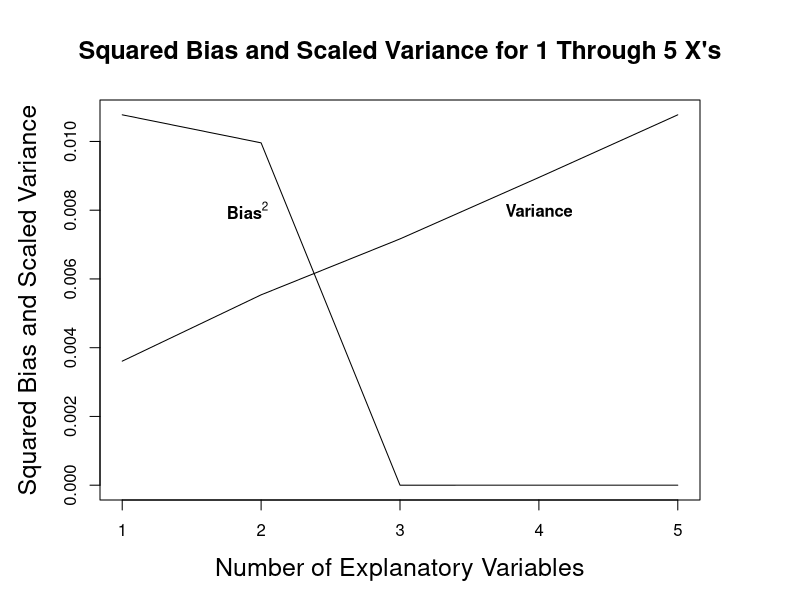
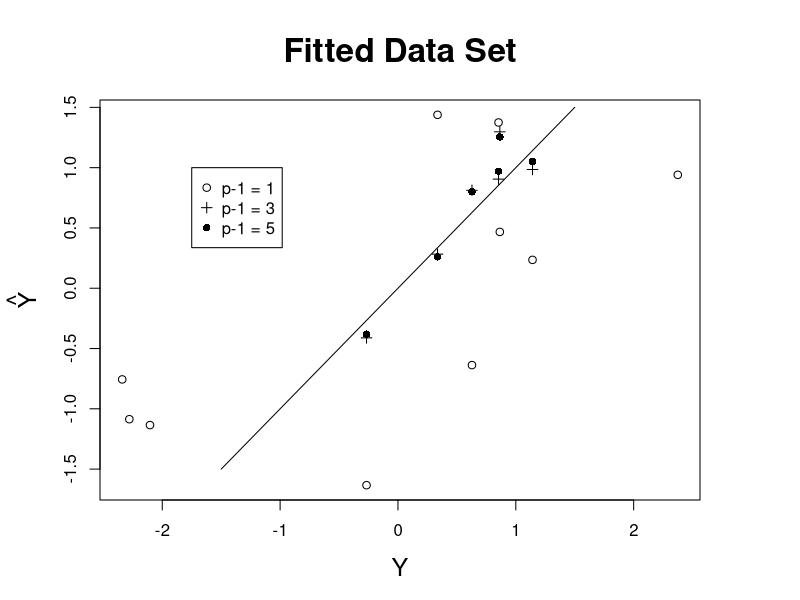
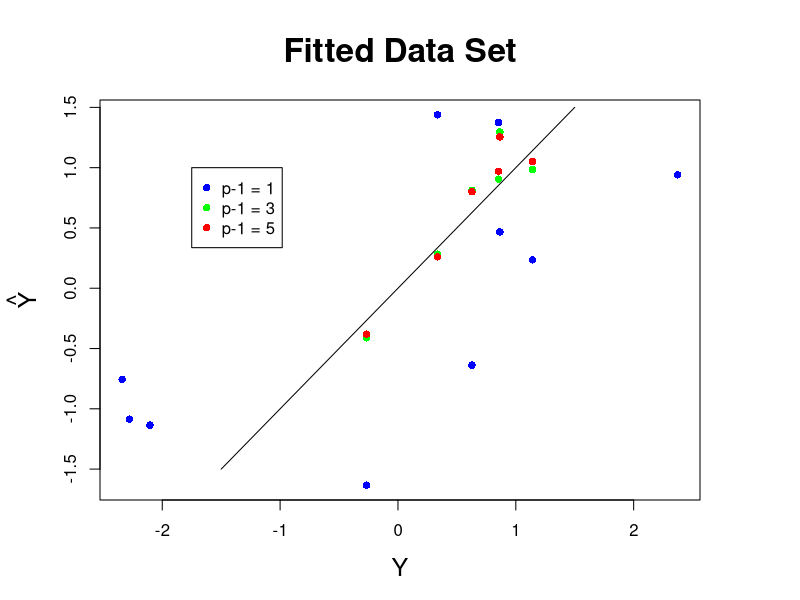
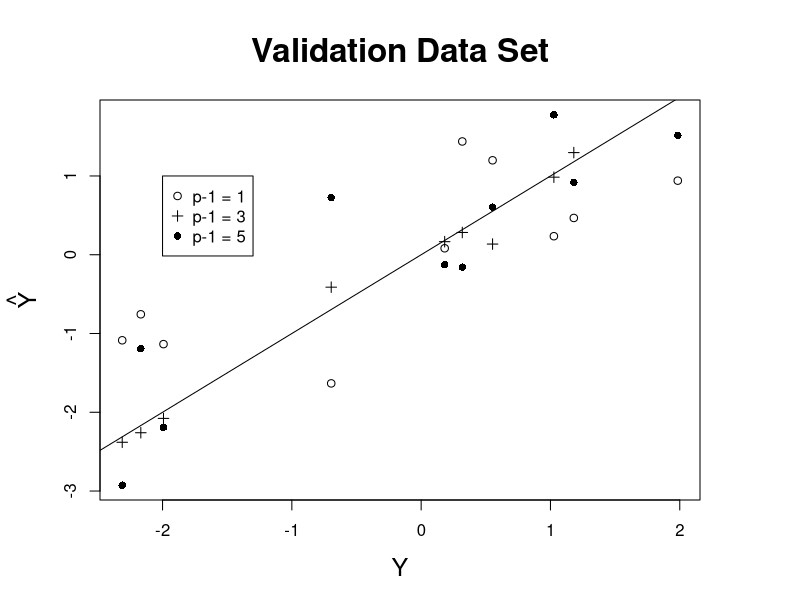

Write R code to recreate these figures, in order.
set.seed(123)
X <- matrix(rnorm(50), ncol = 5, byrow = TRUE)
beta.lm <- matrix(c(1,1,1,0,0), ncol = 1)
mu <- X %*% beta.lm

regress <- function(X, mu, pminus1){
   Y <- mu + 0.25 * rnorm(10)
   Yhat <- predict(lm(Y ~ X[,1:pminus1]))
   return(Yhat)
}

b2 <- numeric(5)
v <- numeric(5)
for (pminus1 in 1:5){
   set.seed(123)
   Yhat <- replicate(1000, regress(X, mu, pminus1))
   EYhat <- rowMeans(Yhat)
   b2[pminus1] <- sum((EYhat - mu)^2) / 1000
   v[pminus1] <- sum((Yhat - EYhat)^2) / 1000
}

par(mai = c(1,1,1,1))
plot(1:5, b2, type = "l", xlab = "Number of Explanatory Variables",
   ylab = "Squared Bias and Scaled Variance", cex.lab = 1.5,
   main = "Squared Bias and Scaled Variance for 1 Through 5 X's",,
   cex.main = 1.5)   # Fig. 8.1
lines(1:5, max(b2) * v / max(v))
text(1.9, 0.008, expression(bold(Bias^2)))
text(4, 0.008, "Variance", font = 2)

set.seed(123)
Y <- X %*% beta.lm  + 0.25 * rnorm(10)
model.1 <- lm(Y ~ X[,1])
model.3 <- lm(Y ~ X[,1:3])
model.5 <- lm(Y ~ X[,1:5])
Yhat1 <- predict(model.1)
Yhat3 <- predict(model.3)
Yhat5 <- predict(model.5)
par(mai = c(1,1,1,1))
plot(Y, Yhat1, xlab = "Y",  ylab = expression(hat(Y)),
  cex.lab = 1.5, cex.main = 2,
  main = "Fitted Data Set")   # Fig. 8.2a
points(Y, Yhat3, pch = 3)
points(Y, Yhat5, pch = 16)
lines(c(-1.5,1.5), c(-1.5,1.5))
legend(x = -1.75, y = 1, pch = c(1,3,16),legend = c("p-1 = 1",
   "p-1 = 3", "p-1 = 5"))

# Color version
plot(Y, Yhat1, xlab = "Y",  ylab = expression(hat(Y)),
  cex.lab = 1.5, cex.main = 2, pch = 16, col = "blue",
  main = "Fitted Data Set")   # Fig. 8.2a
points(Y, Yhat3, pch = 16, col = "green")
points(Y, Yhat5, pch = 16, col = "red")
lines(c(-1.5,1.5), c(-1.5,1.5))
legend(x = -1.75, y = 1, pch = c(16,16,16),legend = c("p-1 = 1",
   "p-1 = 3", "p-1 = 5"), col = c("blue", "green", "red"))


X2 <- matrix(rnorm(50), ncol = 5, byrow = TRUE)
X2[,5] <- 10 * X2[,5]
Y2 <- X2 %*% beta.lm
Yhat1.2 <- cbind(rep(1,10),X2[,1]) %*% matrix(coef(model.1), ncol = 1)
Yhat3.2 <- cbind(rep(1,10),X2[,1:3]) %*% matrix(coef(model.3), ncol = 1)
Yhat5.2 <- cbind(rep(1,10),X2[,1:5]) %*% matrix(coef(model.5), ncol = 1)
plot(Y2, Yhat5.2, xlab = "Y",  ylab = expression(hat(Y)),
  cex.lab = 1.5, pch = 16, cex.main = 2,
  main = "Validation Data Set") # Fig. 8.2b
points(Y2, Yhat3.2, pch = 3)
points(Y2, Yhat1.2)
lines(c(-2.5,2.5), c(-2.5,2.5))
legend(x = -2, y = 1, pch = c(1,3,16),legend = c("p-1 = 1",
   "p-1 = 3", "p-1 = 5"))
